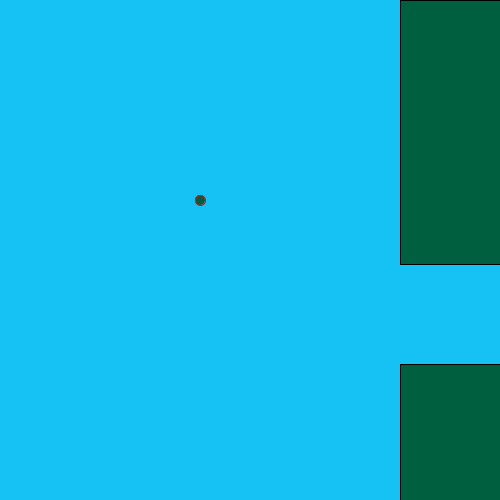
Frame 1 (no input)
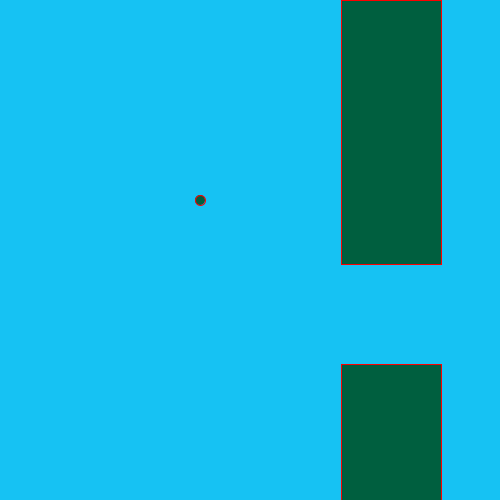
Frame 60 (the mouse pressed at the canvas centre just before this capture)
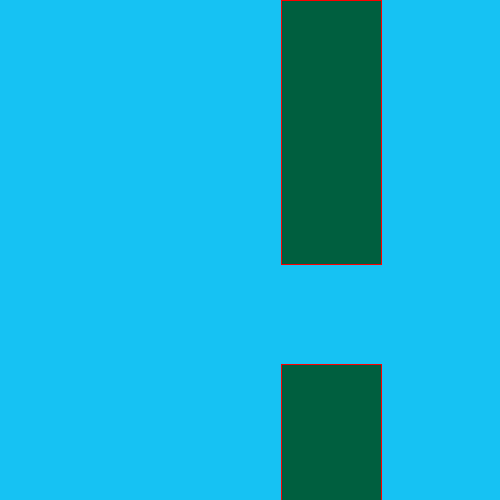
Frame 120 (the mouse held since frame 60 and released just before this capture)

The Processing sketch that drew these frames (run headless with seeded random() and noise(); from frame 60 on, the mouse is pressed at the canvas centre):

// Processing sketch: Flappy_Bird
// ── Flappy_Bird.pde




int pipeGap =100;
int upperPipeHeight = (int) random(200, 300);
int lowerY = upperPipeHeight + pipeGap;
int pipX = 400;
int gravity = 1; 
int birdYVelocity = 30;
int x = 200;
int y = 200;
void draw() {
  println("Hello");
  if (pipX == -70) {
    upperPipeHeight = (int) random(50, 200);
    teleportPipes(); 
    upperPipeHeight = upperPipeHeight +10;
  }
  background(#16c2f3);
  fill(#005f3f);
  rect(pipX, 0, 100, upperPipeHeight);


  rect( pipX, lowerY, 100, 1000);
  pipX=pipX + 2 - 3;

  fill(#005f3f);
  stroke(#FF0000);
  ellipse(x, y, 10, 10);
  birdYVelocity = birdYVelocity - gravity;
  y= y-birdYVelocity;
}


void setup() {
  size(500, 500);
    println("NO");
}

void mousePressed() {
  birdYVelocity = 11;
}

void teleportPipes() {
  pipX= 500;
  lowerY = upperPipeHeight + pipeGap;
}
